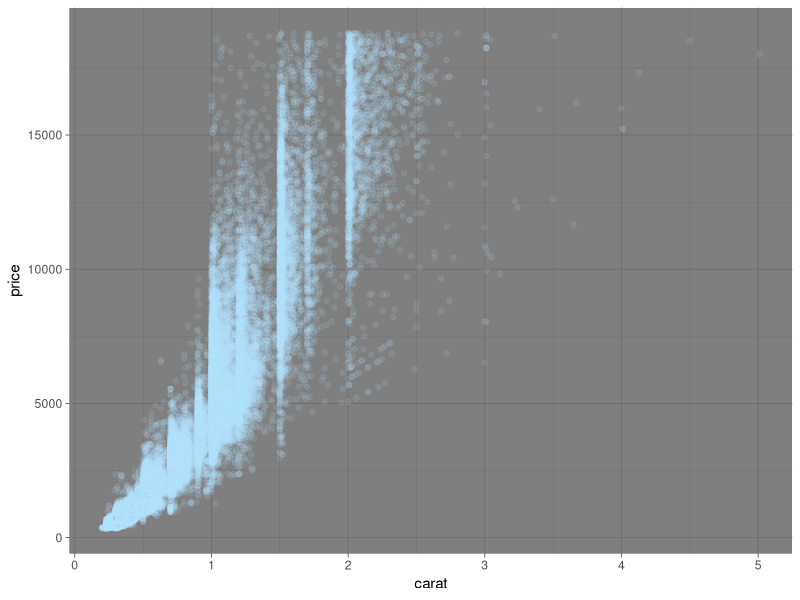
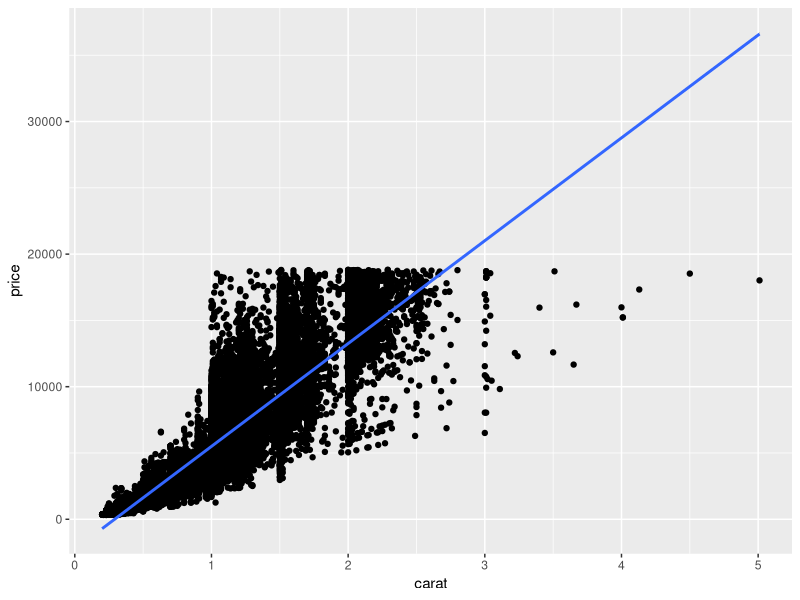
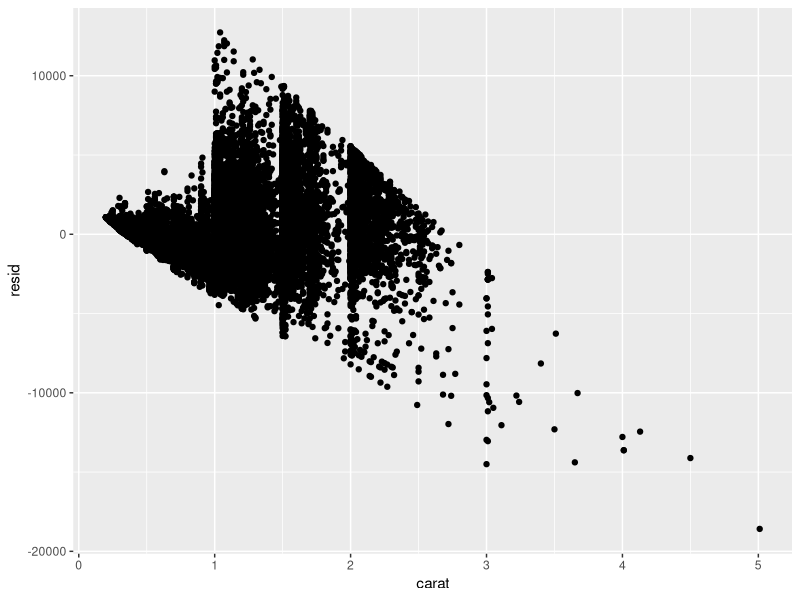
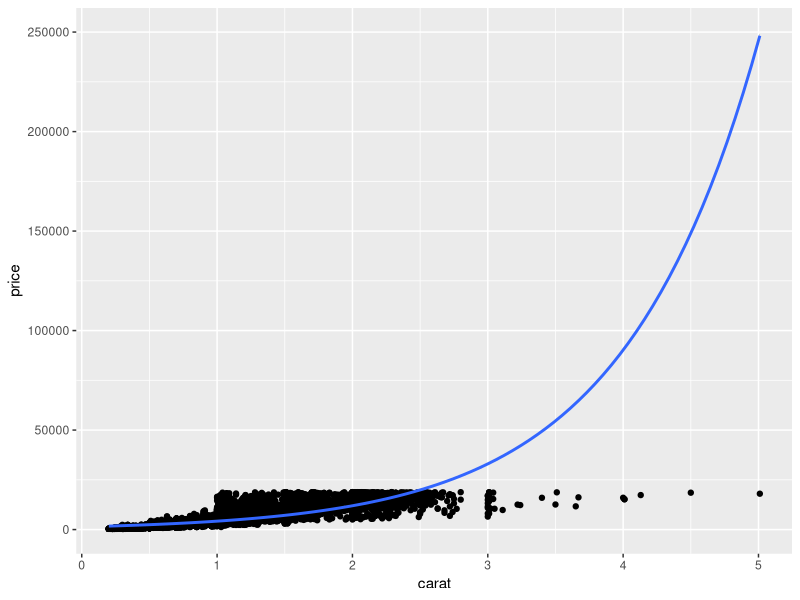
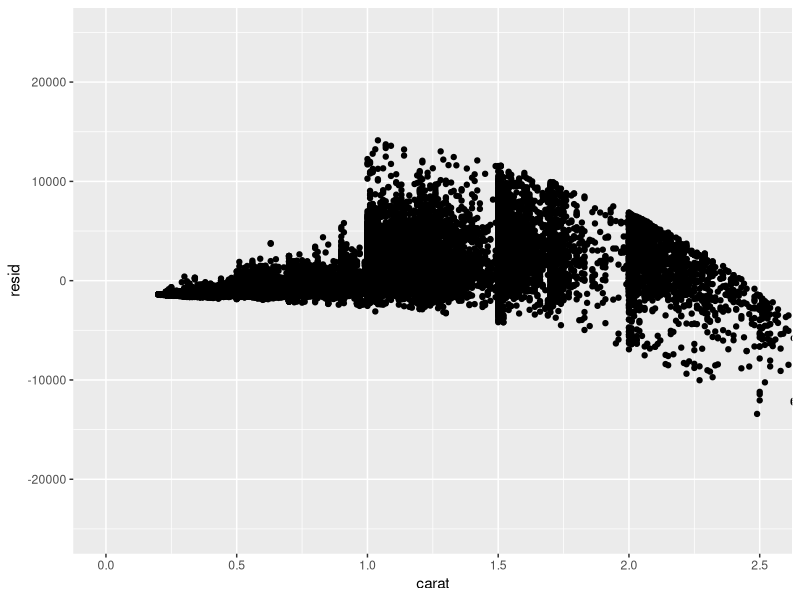

Recreate these plots in R, in order.
## ---- chunk 1
knitr::opts_chunk$set(echo = TRUE,warning=F)
options(scipen=999)
library(tidyverse)    #Essential Functions
library(knitr)        #kable() for HTML Tables
library(kableExtra)   #HTML Table Styling
## ---- chunk 2
ggplot(data=diamonds) + 
  geom_point(aes(x=carat,y=price),color="lightskyblue1",alpha=0.1) + 
  theme_dark()
## ---- chunk 3
diamonds %>%
  summarize(n=n(),avgprice=mean(price),sdprice=sd(price),
            avgcarat=mean(carat),sdcarat=sd(carat),
            correlation=cor(price,carat))
## ---- chunk 4
ggplot(diamonds) + 
  geom_point(aes(x=carat,y=price)) +
  geom_smooth(aes(x=carat,y=price),method="lm")
## ---- chunk 5
library(modelr)
lin.mod=lm(price~carat,data=diamonds)
diamonds.lin.resid = diamonds %>%
  add_residuals(mod=lin.mod)
ggplot(data=diamonds.lin.resid) + 
  geom_point(aes(x=carat,y=resid))
## ---- chunk 6
ggplot(diamonds) + 
  geom_point(aes(x=carat,y=price)) +
  geom_smooth(aes(x=carat,y=price),method="lm",
              formula=y~exp(x))
## ---- chunk 7
exp.mod=lm(price~exp(carat),data=diamonds)
diamonds.exp.resid = diamonds %>%
  add_residuals(mod=exp.mod)
ggplot(data=diamonds.exp.resid) + 
  geom_point(aes(x=carat,y=resid)) +
  coord_cartesian(xlim=c(0,2.5),
                  ylim=c(-25000,25000))
